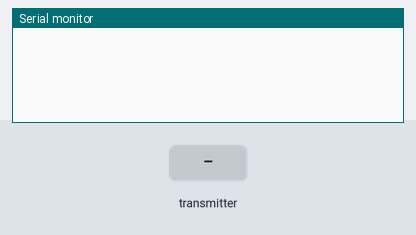
The sketch below on a simulated Arduino Uno, built with avr-gcc and run on an emulated ATmega328P. On the bench: the last lines printed to the serial monitor. The inputs (shaded band) are chosen by the test bench. No radio packets arrive unless stated.

Above: at 1.2 s.
1.3 s: the transmitter starts sending data.0 = 0
At 1.37 s:
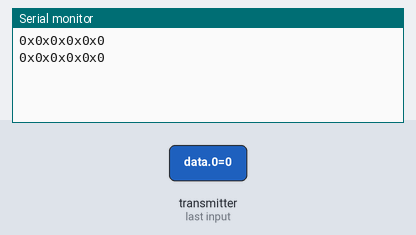
3.2 s: the transmitter starts sending data.1 = 256
At 3.22 s:
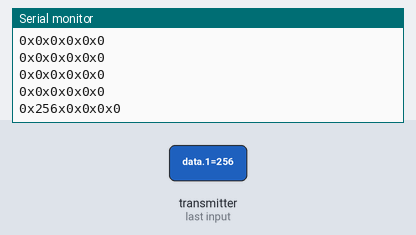
4.7 s: the transmitter starts sending data.2 = 256
At 4.77 s:
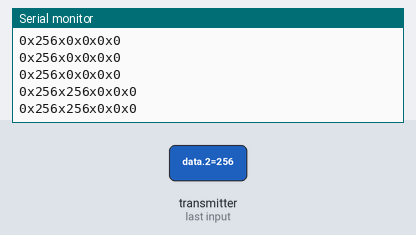
6.2 s: the transmitter starts sending data.3 = 256
At 6.27 s:
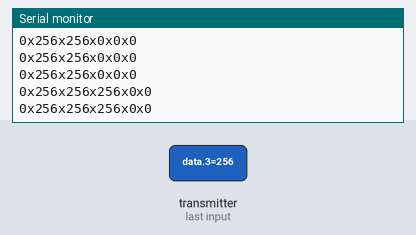
7.7 s: the transmitter starts sending data.4 = 256
At 7.77 s:
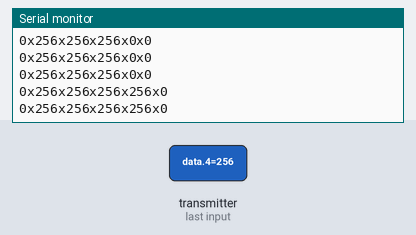
9.2 s: the transmitter starts sending data.5 = 256
At 9.27 s:
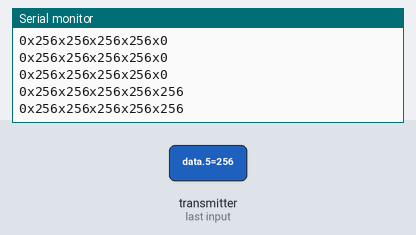

The sketch:

nrf24_receiver_test.ino
```cpp
#include <SPI.h>
#include <nRF24L01.h>
#include <RF24.h>
RF24 radio(9, 10); // CE, CSN
const byte address[6] = "00001";

int data[6];

void setup() {
  Serial.begin(9600);
  radio.begin();
  radio.openReadingPipe(0, address);
  radio.setPALevel(RF24_PA_MIN);
  radio.startListening();
}
void loop() {
  if (radio.available()) {
    radio.read(&data, sizeof(data));
   Serial.print(data[0]);
   Serial.print("x");
   Serial.print(data[1]);
   Serial.print("x");
   Serial.print(data[2]);
   Serial.print("x");
   Serial.print(data[3]);
   Serial.print("x");
   Serial.print(data[4]);
   Serial.print("x");
   Serial.println(data[5]);
 }
}
```

Measured:
- after the input at 1.3 s, the serial monitor: prints a new line at once (image 1)
- after the input at 3.2 s, the serial monitor: prints a new line at once (image 2)
- after the input at 4.7 s, the serial monitor: prints a new line at once (image 3)
- after the input at 6.2 s, the serial monitor: prints a new line at once (image 4)
- after the input at 7.7 s, the serial monitor: prints a new line at once (image 5)
- after the input at 9.2 s, the serial monitor: prints a new line at once (image 6)
